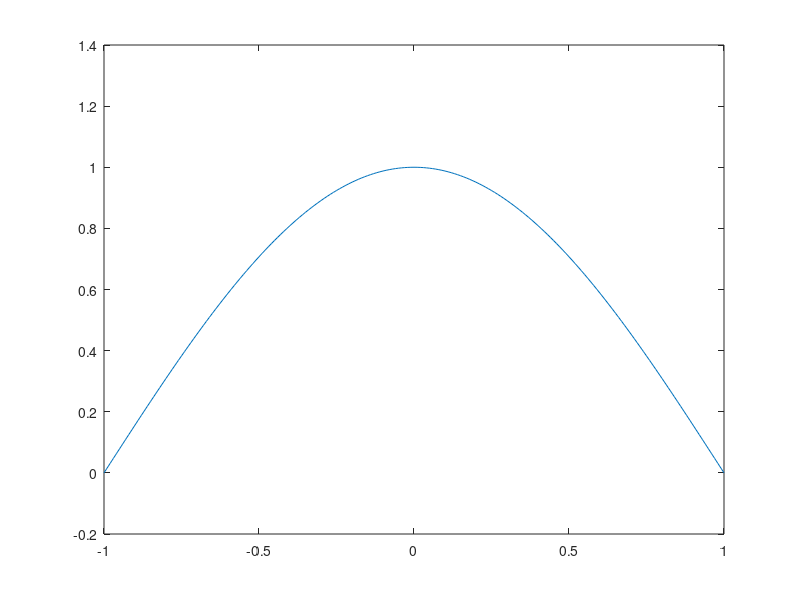

Write the MATLAB code that produced this figure.
clc
close all
clear all

%   Condições iniciais
a=1;
V=0;     % ]-a;a[
h=1e-2;
x=-a:h:a;
N=length(x);
y=zeros(1,N);
y(2)=h;

E_guess=pi^2/8*[0.9,1.1];
result=zeros(1,N);
tol=1e-5;
max_iter=1e4;

for i=1:max_iter
    
    E=E_guess(i);
	g=2*E*ones(1,N);
    
    for k=2:N-1
       y(k+1)= 1/(1+h^2/12*g(k+1)) * (2*y(k)*(1-5*h^2/12*g(k)) -y(k-1)*(1+h^2/12*g(k-1)));
    end
    
    C=trapz(y.^2)*h;
    y=y/sqrt(C);  % normalização
    
    % shooting
    result(i) = y(end);
    
    if abs(result(i))<tol
        break
    end
    
    if i>1
       m =  result(i)-result(i-1)/(E_guess(i)-E_guess(i-1));
       E_guess(i+1)=E_guess(i)- result(i)/m;
    end

end

E
plot(x,y)